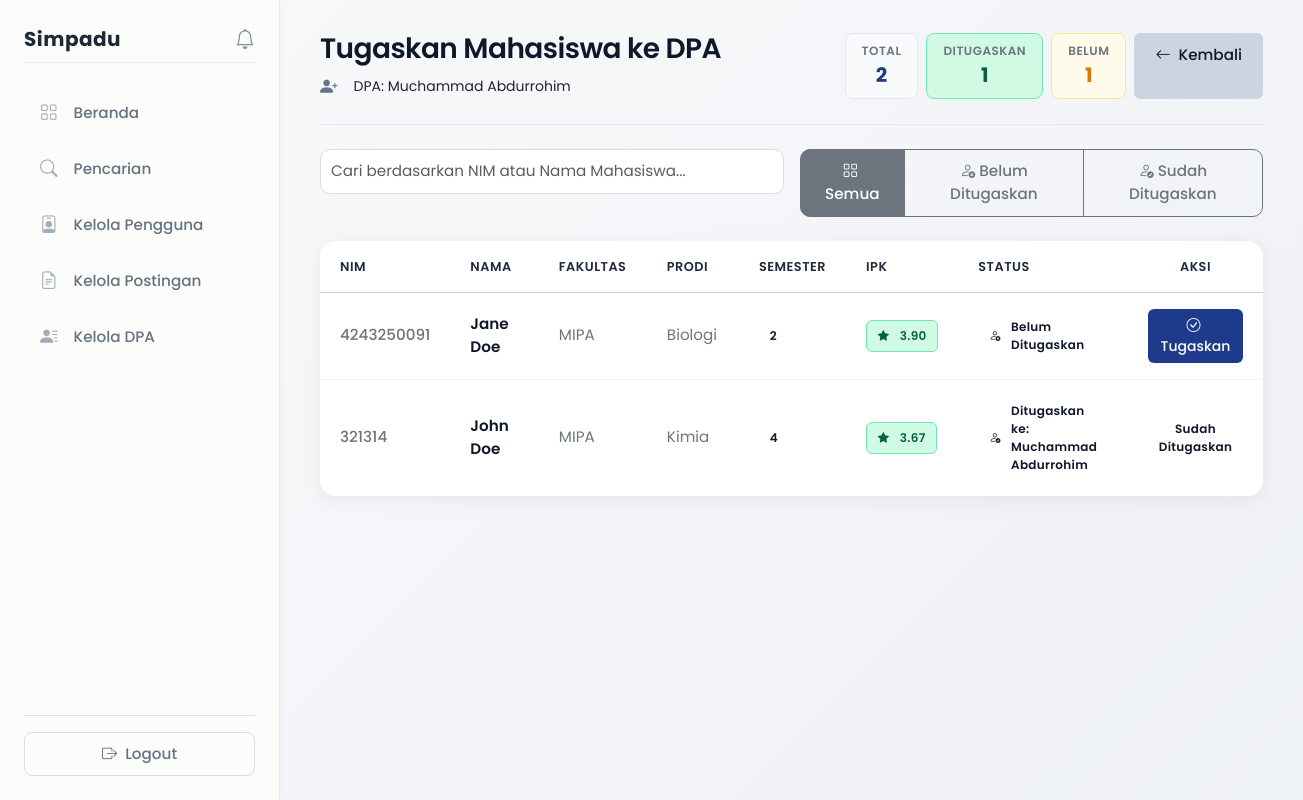
/views/admin/assign_mahasiswa.php?dpa_id=2 (signed in), run on the app's committed database.
### tables this page shows
CREATE TABLE `dpa` (
  `id` int NOT NULL,
  `user_id` int NOT NULL,
  `nama` varchar(100) DEFAULT NULL,
  `nip` varchar(50) DEFAULT NULL,
  `fakultas` varchar(100) DEFAULT NULL,
  `prodi` varchar(100) DEFAULT NULL,
  `kontak` varchar(50) DEFAULT NULL
);

CREATE TABLE `mahasiswa` (
  `id` int NOT NULL,
  `user_id` int NOT NULL,
  `nim` varchar(20) DEFAULT NULL,
  `nama` varchar(100) DEFAULT NULL,
  `fakultas` varchar(100) DEFAULT NULL,
  `prodi` varchar(100) DEFAULT NULL,
  `angkatan` year DEFAULT NULL,
  `semester` int DEFAULT NULL,
  `ipk` decimal(3,2) DEFAULT NULL,
  `dpa_id` int DEFAULT NULL
);

### views/admin/assign_mahasiswa.php (the view, shortened to what this page needs)
<?php
include __DIR__ . '/../../config/database.php';
$dpa_id = (int)$_GET['dpa_id'];
$dpa_query = "SELECT d.*, u.email
              FROM dpa d
              JOIN users u ON d.user_id = u.id
              WHERE d.id = ?";
$dpa_stmt = mysqli_prepare($conn, $dpa_query);
mysqli_stmt_bind_param($dpa_stmt, 'i', $dpa_id);
mysqli_stmt_execute($dpa_stmt);
$dpa_result = mysqli_stmt_get_result($dpa_stmt);
$dpa = mysqli_fetch_assoc($dpa_result);
$filter = isset($_GET['filter']) ? $_GET['filter'] : '';
$search = isset($_GET['search']) ? trim($_GET['search']) : '';
$where_clause = "1=1";
$mahasiswa_query = "SELECT m.*, u.email as mahasiswa_email,
                           CASE
                               WHEN m.dpa_id IS NOT NULL THEN 'Sudah Ditugaskan'
                               ELSE 'Belum Ditugaskan'
                           END as assignment_status,
                           d.nama as assigned_dpa_name
                    FROM mahasiswa m
                    JOIN users u ON m.user_id = u.id
                    LEFT JOIN dpa d ON m.dpa_id = d.id
                    WHERE $where_clause
                    ORDER BY m.nama ASC";
$mahasiswa_stmt = mysqli_prepare($conn, $mahasiswa_query);
mysqli_stmt_execute($mahasiswa_stmt);
$mahasiswa_result = mysqli_stmt_get_result($mahasiswa_stmt);
$mahasiswa_list = [];
while ($row = mysqli_fetch_assoc($mahasiswa_result)) {
    $mahasiswa_list[] = $row;
}
?>
<!DOCTYPE html>
<html>
<head>
    <link href="https://cdn.jsdelivr.net/npm/bootstrap@5.3.0/dist/css/bootstrap.min.css" rel="stylesheet">
    <link rel="stylesheet" href="https://cdn.jsdelivr.net/npm/bootstrap-icons@1.11.0/font/bootstrap-icons.css">
    <link rel="stylesheet" href="../../assets/css/design-system.css">
    <link rel="stylesheet" href="../../assets/css/global.css">
    <link rel="stylesheet" href="../../assets/css/layout.css">
    <link rel="stylesheet" href="../../assets/css/components.css">
    <link rel="stylesheet" href="../../assets/css/dashboard.css">
    <link rel="stylesheet" href="../../assets/css/admin.css">
</head>
<body>
<div class="d-flex">
    <?php include __DIR__ . '/../layouts/sidebar.php'; ?>
    <div class="content">
        <div class="page-header d-flex flex-column flex-md-row justify-content-between align-items-md-center gap-3 mb-4">
            <div>
                <h1 class="page-title">Tugaskan Mahasiswa ke DPA</h1>
                <div class="page-subtitle mt-2 d-flex align-items-center">
                    <i class="bi bi-person-plus-fill me-2" style="color: var(--icon-muted); font-size: 1.1rem;"></i>
                    <span class="text-body">DPA: <?php echo htmlspecialchars($dpa['nama']); ?></span>
                </div>
            </div>
            <div class="d-flex gap-2">
                <?php
                $total_mahasiswa = count($mahasiswa_list);
                $assigned_count = count(array_filter($mahasiswa_list, fn($m) => $m['dpa_id'] !== null));
                $not_assigned_count = $total_mahasiswa - $assigned_count;
                ?>
                <div class="text-center px-3 py-2" style="background: var(--info-light); border-radius: var(--radius-lg); border: 1px solid var(--border-base);">
                    <div class="text-muted" style="font-size: 0.75rem; font-weight: 600; text-transform: uppercase; letter-spacing: 0.5px;">Total</div>
                    <div class="fw-bold" style="color: var(--info); font-size: 1.25rem;"><?php echo $total_mahasiswa; ?></div>
                </div>
                <div class="text-center px-3 py-2" style="background: var(--success-light); border-radius: var(--radius-lg); border: 1px solid var(--success-border);">
                    <div class="text-muted" style="font-size: 0.75rem; font-weight: 600; text-transform: uppercase; letter-spacing: 0.5px;">Ditugaskan</div>
                    <div class="fw-bold" style="color: var(--success); font-size: 1.25rem;"><?php echo $assigned_count; ?></div>
                </div>
                <div class="text-center px-3 py-2" style="background: var(--warning-light); border-radius: var(--radius-lg); border: 1px solid var(--warning-border);">
                    <div class="text-muted" style="font-size: 0.75rem; font-weight: 600; text-transform: uppercase; letter-spacing: 0.5px;">Belum</div>
                    <div class="fw-bold" style="color: var(--warning); font-size: 1.25rem;"><?php echo $not_assigned_count; ?></div>
                </div>
                <a href="dpa_detail.php?id=<?php echo $dpa_id; ?>" class="btn btn-soft-outline">
                    <i class="bi bi-arrow-left me-1"></i> Kembali
                </a>
            </div>
        </div>
        <div class="mb-4">
            <div class="row g-3">
                <div class="col-md-6">
                    <input
                        type="text"
                        id="searchInput"
                        class="form-control"
                        placeholder="Cari berdasarkan NIM atau Nama Mahasiswa..."
                        value="<?php echo htmlspecialchars($search); ?>"
                    >
                </div>
                <div class="col-md-6">
                    <div class="btn-group w-100" role="group">
                        <button type="button" class="btn btn-outline-secondary filter-btn <?php echo $filter === '' ? 'active' : ''; ?>" onclick="filterMahasiswa('')">
                            <i class="bi bi-grid me-1"></i>Semua
                        </button>
                        <button type="button" class="btn btn-outline-secondary filter-btn <?php echo $filter === 'not_assigned' ? 'active' : ''; ?>" onclick="filterMahasiswa('not_assigned')">
                            <i class="bi bi-person-x me-1"></i>Belum Ditugaskan
                        </button>
                        <button type="button" class="btn btn-outline-secondary filter-btn <?php echo $filter === 'assigned' ? 'active' : ''; ?>" onclick="filterMahasiswa('assigned')">
                            <i class="bi bi-person-check me-1"></i>Sudah Ditugaskan
                        </button>
                    </div>
                </div>
            </div>
        </div>
        <?php if (empty($mahasiswa_list)): ?>
            <div class="admin-empty-state text-center p-5">
                <i class="bi bi-people empty-icon mb-3"></i>
                <h5 class="mb-2">Tidak Ada Mahasiswa</h5>
                <p class="text-muted mb-0">Tidak ada mahasiswa yang sesuai dengan kriteria pencarian dan filter Anda.</p>
            </div>
        <?php else: ?>
            <div class="admin-profile-card">
                <div class="table-responsive">
                    <table class="table admin-table align-middle mb-0">
                        <thead>
                            <tr>
                                <th width="12%">NIM</th>
                                <th width="18%">Nama</th>
                                <th width="12%">Fakultas</th>
                                <th width="12%">Prodi</th>
                                <th width="8%">Semester</th>
                                <th width="8%">IPK</th>
                                <th width="18%">Status</th>
                                <th width="12%" class="text-center">Aksi</th>
                            </tr>
                        </thead>
                        <tbody id="mahasiswaList">
                            <?php foreach ($mahasiswa_list as $mahasiswa): ?>
                                <tr class="mahasiswa-row"
                                    data-search="<?php echo htmlspecialchars(strtolower($mahasiswa['nim'] . ' ' . $mahasiswa['nama'])); ?>"
                                    data-status="<?php echo $mahasiswa['dpa_id'] ? 'assigned' : 'not_assigned'; ?>">
                                    <td class="nim text-muted fw-medium">
                                        <?php echo htmlspecialchars($mahasiswa['nim']); ?>
                                    </td>
                                    <td class="nama fw-semibold" style="color: #0F172A;">
                                        <?php echo htmlspecialchars($mahasiswa['nama']); ?>
                                    </td>
                                    <td class="text-muted">
                                        <?php echo htmlspecialchars($mahasiswa['fakultas'] ?? 'N/A'); ?>
                                    </td>
                                    <td class="text-muted">
                                        <?php echo htmlspecialchars($mahasiswa['prodi'] ?? 'N/A'); ?>
                                    </td>
                                    <td>
                                        <span class="badge-status status-info">
                                            <?php echo htmlspecialchars($mahasiswa['semester'] ?? 'N/A'); ?>
                                        </span>
                                    </td>
                                    <td>
                                        <span class="badge-status status-open">
                                            <i class="bi bi-star-fill me-1" style="font-size: 0.7rem;"></i>
                                            <?php echo htmlspecialchars((string)($mahasiswa['ipk'] ?? 'N/A')); ?>
                                        </span>
                                    </td>
                                    <td>
                                        <?php if ($mahasiswa['dpa_id']): ?>
                                            <span class="badge-status status-success">
                                                <i class="bi bi-person-check me-1" style="font-size: 0.7rem;"></i>
                                                Ditugaskan ke: <?php echo htmlspecialchars($mahasiswa['assigned_dpa_name'] ?? 'N/A'); ?>
                                            </span>
                                        <?php else: ?>
                                            <span class="badge-status status-warning">
                                                <i class="bi bi-person-x me-1" style="font-size: 0.7rem;"></i>
                                                Belum Ditugaskan
                                            </span>
                                        <?php endif; ?>
                                    </td>
                                    <td class="text-center">
                                        <?php if ($mahasiswa['dpa_id'] !== $dpa_id): ?>
                                            <button type="button"
                                                    class="btn btn-navy btn-sm"
                                                    onclick="assignMahasiswa(<?php echo $mahasiswa['id']; ?>, <?php echo $dpa_id; ?>, '<?php echo htmlspecialchars(addslashes($mahasiswa['nama'])); ?>')">
                                                <i class="bi bi-check-circle me-1"></i>Tugaskan
                                            </button>
                                        <?php else: ?>
                                            <span class="badge-status status-info">Sudah Ditugaskan</span>
                                        <?php endif; ?>
                                    </td>
                                </tr>
                            <?php endforeach; ?>
                        </tbody>
                    </table>
                </div>
            </div>
        <?php endif; ?>
    </div>
</div>
</body>
</html>

### assets/css/design-system.css (style rules this page uses)
:root { --color-white: #FFFFFF; --text-primary: #0F172A; --text-secondary: #334155; --text-muted: #475569; --icon-muted: #64748B; --border-normal: #CBD5E1; --border-light: #E5E7EB; --bg-light: #F1F5F9; --bg-hover-light: #F8FAFC; --primary-base: #1E3A8A; --primary-hover: #1E40AF; --success-text: #065F46; --success-bg: #D1FAE5; --success-border: #6EE7B7; --danger-text: #991B1B; --danger-base: #DC2626; --danger-hover: #B91C1C; --danger-bg: #FEE2E2; --danger-bg-hover: #FEF2F2; --danger-border: #FCA5A5; --danger-border-hover: #F87171; --warning-base: #D97706; --warning-hover: #B45309; --warning-bg-hover: #FFFBEB; --warning-border: #FDE68A; --warning-border-hover: #FCD34D; --bg-canvas: var(--bg-light); --bg-surface: var(--color-white); --bg-subtle: var(--bg-hover-light); --border-base: var(--border-light); --text-headline: var(--text-primary); --text-body: var(--text-secondary); --text-subtle: var(--text-muted); --primary: var(--primary-base); --primary-hover-color: var(--primary-hover); --secondary: var(--border-normal); --secondary-hover: var(--border-light); --secondary-text: var(--text-secondary); --success: var(--success-text); --success-hover: var(--success-text); --success-light: var(--success-bg); --warning: var(--warning-base); --warning-hover: var(--warning-hover); --warning-light: var(--warning-bg-hover); --danger: var(--danger-base); --danger-hover-color: var(--danger-hover); --danger-light: var(--danger-bg); --info: var(--primary-base); --info-hover: var(--primary-hover); --info-light: var(--bg-hover-light); --border-active: var(--primary-base); --border-width-base: 1px; --border-width-active: 1.5px; --radius-base: 6px; --radius-sm: 4px; --radius-lg: 8px; --shadow-subtle: 0 1px 3px rgba(15, 23, 42, 0.02), 0 8px 24px rgba(15, 23, 42, 0.04); --shadow-hover: 0 4px 6px rgba(15, 23, 42, 0.03), 0 12px 32px rgba(15, 23, 42, 0.06); --shadow-card: 0 2px 8px rgba(15, 23, 42, 0.06); --font-primary: 'Poppins', sans-serif; --letter-spacing-tight: -0.02em; --letter-spacing-normal: 0; --letter-spacing-wide: 0.02em; --transition-fast: 0.15s ease; --transition-base: 0.2s ease; --transition-slow: 0.3s ease; --icon-xs: 14px; --icon-sm: 16px; --icon-md: 20px; --icon-lg: 24px; --icon-stroke: 1.5px; }

### assets/css/global.css (style rules this page uses)
body { font-family: 'Poppins', sans-serif; background: linear-gradient(135deg, #f8f9fa, #eef1f5); margin: 0; padding: 0; }
.form-control, .form-select { border-radius: 10px; padding: 10px; border: 1px solid #ddd; font-size: 0.95rem; }
.btn { border-radius: 10px; padding: 10px 20px; font-weight: 500; font-size: 0.95rem; }
.btn-sm { padding: 6px 12px; font-size: 0.875rem; }
.mb-0 { margin-bottom: 0 !important; }
.mb-4 { margin-bottom: 1.5rem !important; }
.mt-2 { margin-top: 0.5rem !important; }
.text-muted { color: #6c757d !important; }
.fw-medium { font-weight: 500 !important; }
.fw-semibold { font-weight: 600 !important; }
.fw-bold { font-weight: 700 !important; }
.page-header { margin-bottom: 2rem; padding-bottom: 1rem; border-bottom: 1px solid #eaebef; }
.page-title { font-size: 1.5rem; font-weight: 600; color: #1c2a38; margin-bottom: 0.5rem; }
.page-subtitle { color: #637381; font-size: 0.875rem; font-weight: 400; }

### assets/css/layout.css (style rules this page uses)
.content { margin-left: 280px; padding: 2rem; flex: 1; min-height: 100vh; }

### assets/css/components.css (style rules this page uses)
.badge-status { padding: 0.5em 0.9em; font-weight: 600; font-size: 0.75rem; border-radius: 6px; letter-spacing: 0.3px; display: inline-flex; align-items: center; gap: 0.4rem; }
.status-open { background-color: #D1FAE5; color: #065F46; border: 1px solid #6EE7B7; }
.badge-status i { font-size: 0.65rem; }
.btn-navy { background-color: #1E3A8A; color: #FFFFFF; border: none; font-weight: 500; border-radius: 6px; transition: all 0.2s ease; }
.btn-soft-outline { background-color: #CBD5E1; color: #0F172A; border: 1px solid #CBD5E1; font-weight: 500; border-radius: 6px; transition: all 0.2s ease; }

### data on the page
dpa: nama "Muchammad Abdurrohim"
mahasiswa: nim "4243250091", nama "Jane Doe", fakultas "MIPA", prodi "Biologi", semester "2", ipk "3.90", shows "Belum Ditugaskan"
mahasiswa: nim "321314", nama "John Doe", fakultas "MIPA", prodi "Kimia", semester "4", ipk "3.67", dpa.nama "Muchammad Abdurrohim", shows "Sudah Ditugaskan"

### other printed values
$total_mahasiswa "2"
$assigned_count "1"
$not_assigned_count "1"
